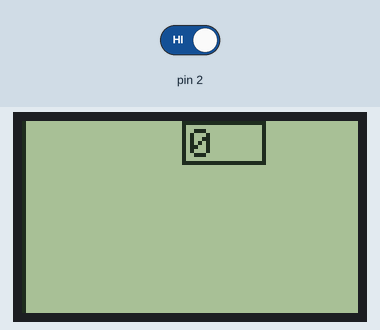
Recording of a sketch running on a simulated Arduino Uno, built with avr-gcc and run on an emulated ATmega328P. On the bench: 84×48 one-colour display. The inputs (shaded band) are chosen by the test bench; at power-on: pin 2 HIGH. What the sketch prints to the serial monitor is not drawn.

Above: at 1.2 s.
1.3 s: pin 2 driven LOW
Timing chart, 0 to 4.3 s (numbered marks = the images above; inputs shaded):
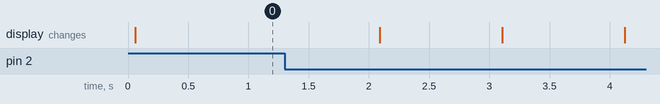

The sketch:

interrupt_counter_nokia5110.ino
```cpp
// (licence header left out)
#include <Adafruit_GFX.h>
#include <Adafruit_PCD8544.h>

// Software SPI (slower updates, more flexible pin options):
// pin 7 - Serial clock out (SCLK)
// pin 6 - Serial data out (DIN)
// pin 5 - Data/Command select (D/C)
// pin 4 - LCD chip select (CS)
// pin 3 - LCD reset (RST)
Adafruit_PCD8544 display = Adafruit_PCD8544(7, 6, 5, 4, 3);

// Nokia 5110 has 48 rows
int data[48];

volatile boolean signal0=false;
volatile int t0=0;
int32_t t0last=0;

// touch buttons
//const int type=RISING;

// buttons with pull-up resistor
const int type=FALLING;

//const int type=CHANGE;

void setup() {
Serial.begin(9600);
Serial.println("Arduino Interrupt Counter");
switch(type)
  {
  case RISING:  Serial.println("Type: RISING");break;
  case FALLING: Serial.println("Type: FALLING");break;
  case CHANGE:  Serial.println("Type: CHANGE");break;
  }

// clear data
for(int i=0;i<48;i++)
  data[i]=0;

// init display
display.begin();
display.setContrast(60);
display.clearDisplay();
display.display();

// pin 2
attachInterrupt(0,int0,type);
}

void loop() {
int dif=t0-t0last;
Serial.print(millis());
Serial.print(" ");
Serial.println(dif);

// rotate data
for(int i=0;i<47;i++)
  data[i]=data[i+1];
// set last item
data[47]=constrain(dif,0,83);
t0last=t0;

// draw data
display.clearDisplay();
for(int i=0;i<48;i++) {
  display.drawLine(0,i,data[i],i,BLACK);
  }
display.fillRect(40,0,21,11,BLACK);
display.fillRect(41,1,19,9,WHITE);
display.setCursor(42,2);
display.print(dif);
display.display();

delay(1000);
}

void int0() {
t0++;
}
```
